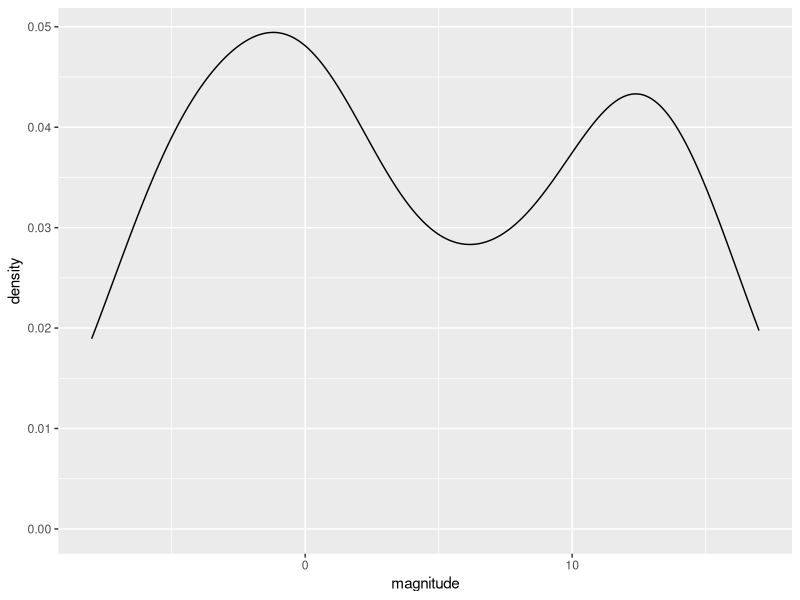
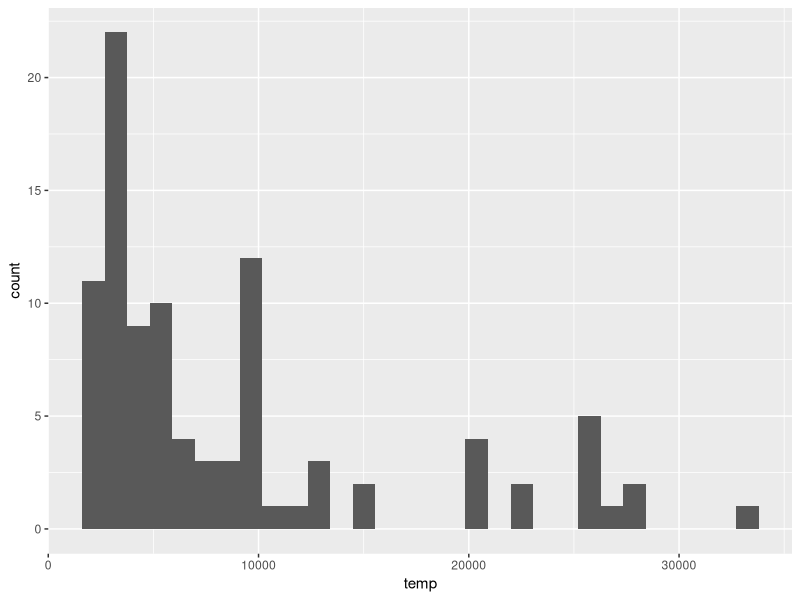
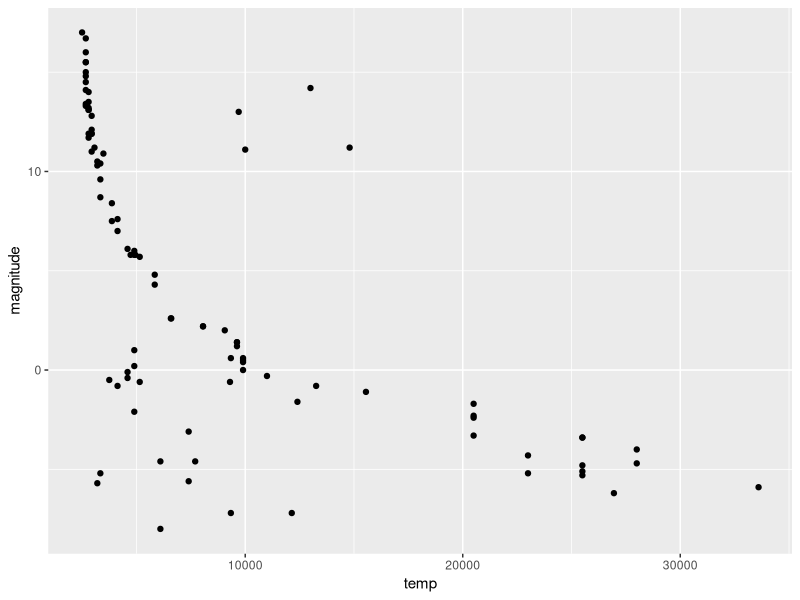
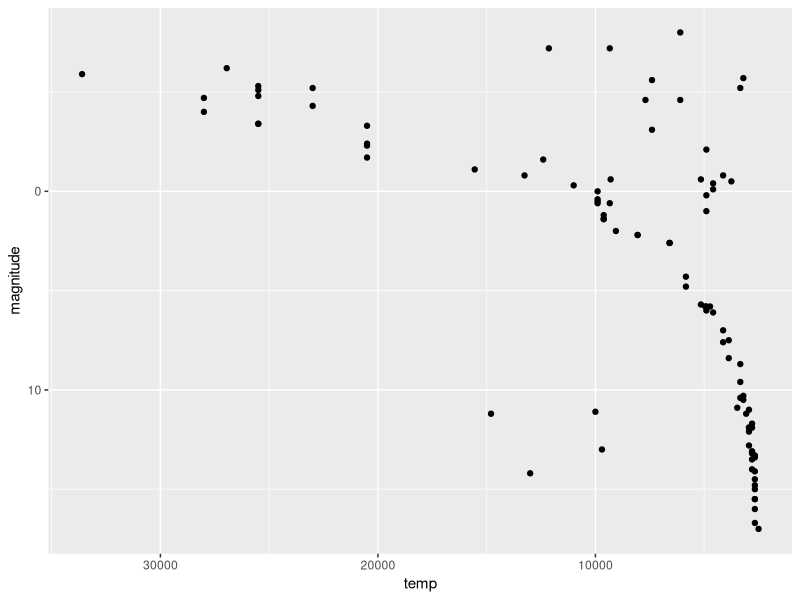
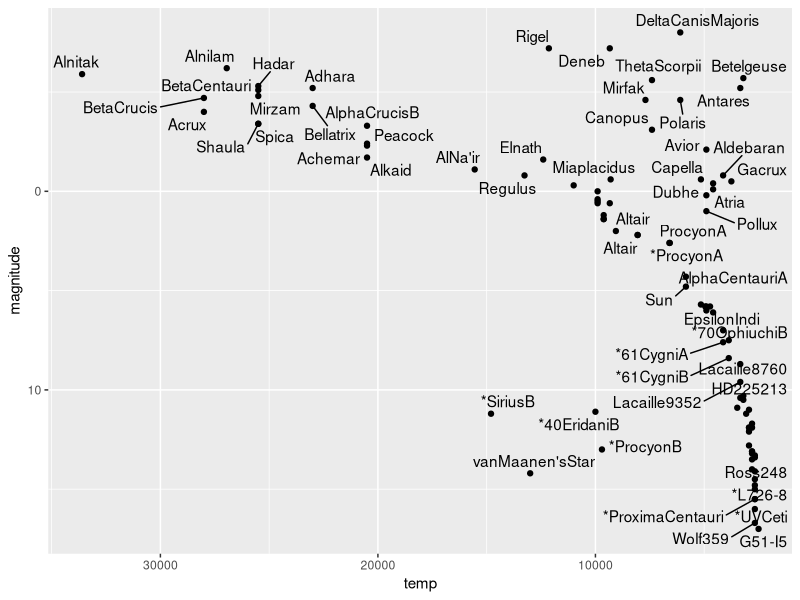
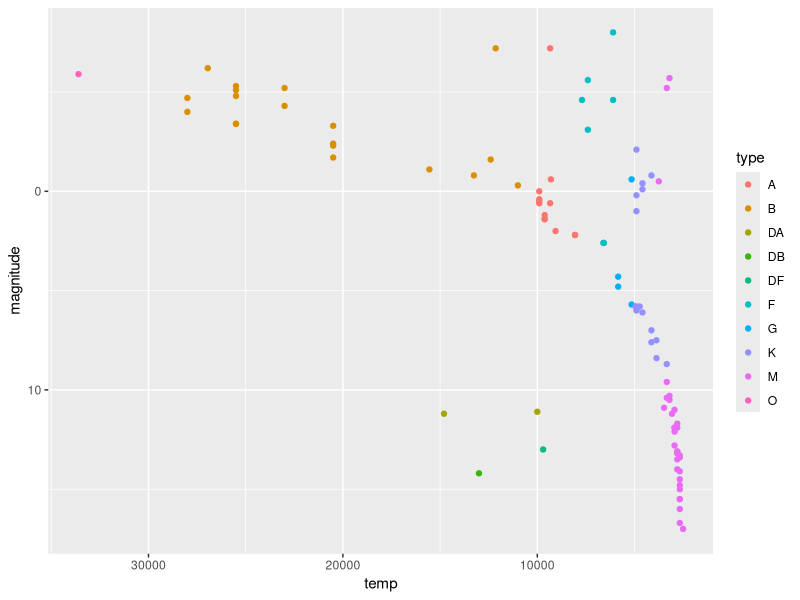

Here is the R script that generated these plots, in order:
library(tidyverse)
library(dslabs)
library(ggrepel)
data(stars)
options(digits = 3)

mean(stars$magnitude)
sd(stars$magnitude)

#density plot of magnitude
stars %>% ggplot(aes(magnitude)) +
  geom_density()

#distribution star temperature
stars %>% ggplot(aes(temp)) +
  geom_histogram()

# scatterplot temperature versus magnitude
stars %>% ggplot(aes(temp, magnitude)) +
  geom_point()

# flipped axes scatterplot
stars %>% ggplot(aes(temp, magnitude)) +
  geom_point() + 
  scale_y_reverse() +
  scale_x_continuous(trans = "log10") +
  scale_x_reverse()

# name stars
stars %>% ggplot(aes(temp, magnitude, label = star)) +
  geom_point() + 
  scale_y_reverse() +
  scale_x_continuous(trans = "log10") +
  scale_x_reverse() +
  geom_text_repel()

# color stars
stars %>% ggplot(aes(temp, magnitude, color = type)) +
  geom_point() + 
  scale_y_reverse() +
  scale_x_continuous(trans = "log10") +
  scale_x_reverse() 
